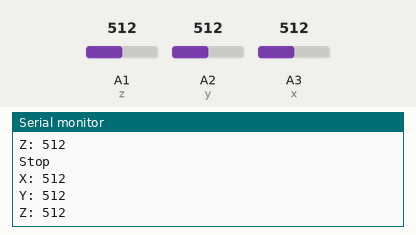
Simulated run of this sketch. Board: Arduino Uno, built with avr-gcc and run on an emulated ATmega328P. Parts: the last lines printed to the serial monitor. The inputs (shaded band) are chosen by the test bench; at power-on: A2 (y) = 512, A1 (z) = 512, A3 (x) = 512. No radio packets arrive unless stated.

Above: at 1.2 s.
1.3 s: A2 (y) set to 716
At 2.1 s:
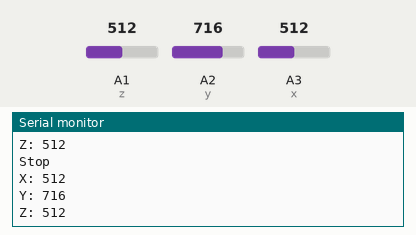
4.3 s: A2 (y) set to 306
At 4.9 s:
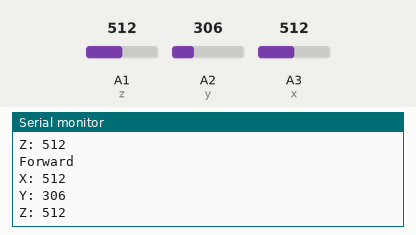
7.1 s: A1 (z) set to 716
At 7.8 s:
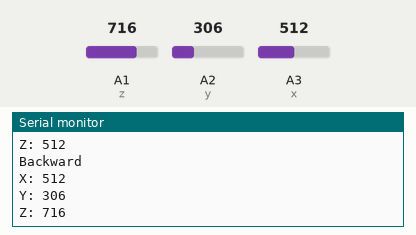
8.6 s: A3 (x) set to 716
At 9.4 s:
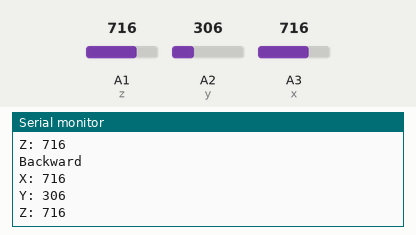
10.1 s: A2 (y) set to 511
At 11.0 s:
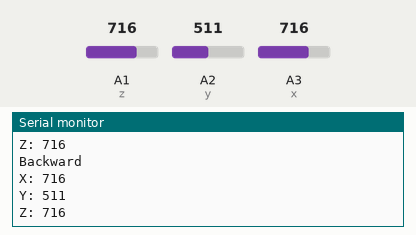
13.2 s: A3 (x) set to 306
At 13.9 s:
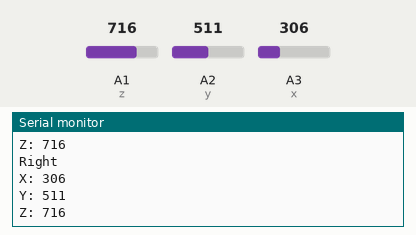
Timing chart, 0 to 16.2 s (numbered marks = the images above; inputs shaded):
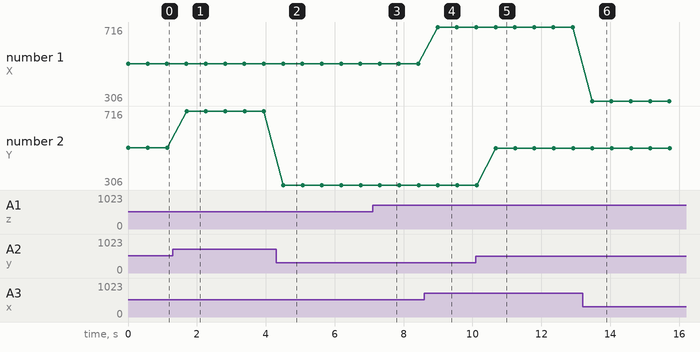

The sketch:

TX_code.ino
```cpp
#include <VirtualWire.h>

#define x A3
#define y A2
#define z A1

char *data;

int x_val;
int y_val;
int z_val;

int x_val2;
int y_val2;
int z_val2;

void setup()
{
  vw_set_tx_pin(12);
  vw_setup(2000);
  pinMode(x, INPUT);
  pinMode(y, INPUT);
  pinMode(z, INPUT);
  Serial.begin(9600);
  x_val2 = analogRead(x);
  y_val2 = analogRead(y);
  z_val2 = analogRead(z);
}

void loop()
{
  x_val = analogRead(x);
  y_val = analogRead(y);
  z_val = analogRead(z);

  Serial.print("X: ");
  Serial.println(x_val);
  Serial.print("Y: ");
  Serial.println(y_val);
  Serial.print("Z: ");
  Serial.println(z_val);

  int x_axis = x_val - x_val2;
  int y_axis = y_val - y_val2;
  int z_axis = z_val - z_val2;

  if(y_axis >= 25)
  {
    data="f";
    vw_send((uint8_t *)data, strlen(data));
    vw_wait_tx();
    delay(500);
    Serial.println("Forward");
  }
  else if(y_axis <= -25)
  {
    data="b";
    vw_send((uint8_t *)data, strlen(data));
    vw_wait_tx();
    delay(500);
    Serial.println("Backward");
  }
  else if(x_axis >= 25)
  {
    data="r";
    vw_send((uint8_t *)data, strlen(data));
    vw_wait_tx();
    delay(500);
    Serial.println("Right");
  }
  else if(x_axis <= -25)
  {
    data="l";
    vw_send((uint8_t *)data, strlen(data));
    vw_wait_tx();
    delay(500);
    Serial.println("Left");
  }
  else
  {
    data="s";
    vw_send((uint8_t *)data, strlen(data));
    vw_wait_tx();
    delay(500);
    Serial.println("Stop");
  }
  Serial.println();
}
```

Measured:
- after the input at 1.3 s, the serial monitor: prints a new line after 0.40 s (image 1)
- after the input at 4.3 s, the serial monitor: prints a new line after 0.21 s (image 2)
- after the input at 7.1 s, the serial monitor: prints a new line after 0.22 s (image 3)
- after the input at 8.6 s, the serial monitor: prints a new line after 0.39 s (image 4)
- after the input at 10.1 s, the serial monitor: prints a new line after 0.58 s (image 5)
- after the input at 13.2 s, the serial monitor: prints a new line after 0.27 s (image 6)
- plotted number 1: 716 → 306 after the input at 13.2 s
- plotted number 2: 512 → 716 after the input at 1.3 s, 716 → 306 after the input at 4.3 s, 306 → 511 after the input at 10.1 s
